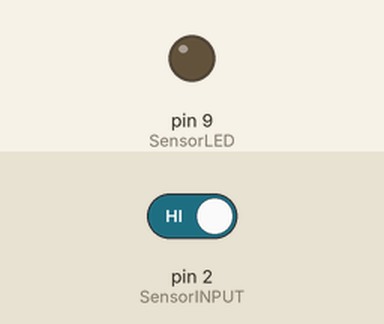
The sketch below on a simulated Arduino Uno, built with avr-gcc and run on an emulated ATmega328P. On the bench: output pins drawn as LEDs (lit = HIGH). The test bench sets the inputs (shaded band); at power-on: pin 2 (SensorINPUT) HIGH.

Above: at 1.2 s.
1.3 s: pin 2 (SensorINPUT) driven LOW
At 1.7 s:
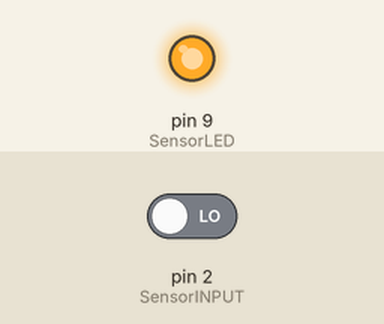
Timing chart, 0 to 4.3 s (numbered marks = the images above; inputs shaded):
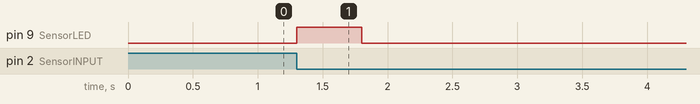

Measured:
- after the input at 1.3 s, pin 9 (SensorLED): LOW → HIGH at once, → LOW 0.50 s later

The sketch:

13-ShakeSwitch.ino
```cpp
/*
   ShakeSwitch
   中断检测振动传感器，控制LED灯亮灭
*/
int SensorLED = 9;       //定义LED为数字引脚8
int SensorINPUT = 2;      //连接震动开关到中断0，也就是数字引脚2
char state = LOW;

void setup() {

  pinMode(SensorLED, OUTPUT);         //LED为输出模式
  pinMode(SensorINPUT, INPUT_PULLUP);        //震动开关为输入模式

  //下降沿触发，触发中断0，调用blink函数
  attachInterrupt(0, blink, FALLING);
}

void loop() {

  if (state == HIGH) {        // 如果state为HIGH
    state = LOW;
    digitalWrite(SensorLED, HIGH);  // 亮灯
    delay(500);          //延时500ms
  }
  else {
    digitalWrite(SensorLED, LOW);    // 否则，关灯
  }
}
void blink() {               //中断函数blink()
  state = !state;             //一旦中断触发，state状态反转
}
```
